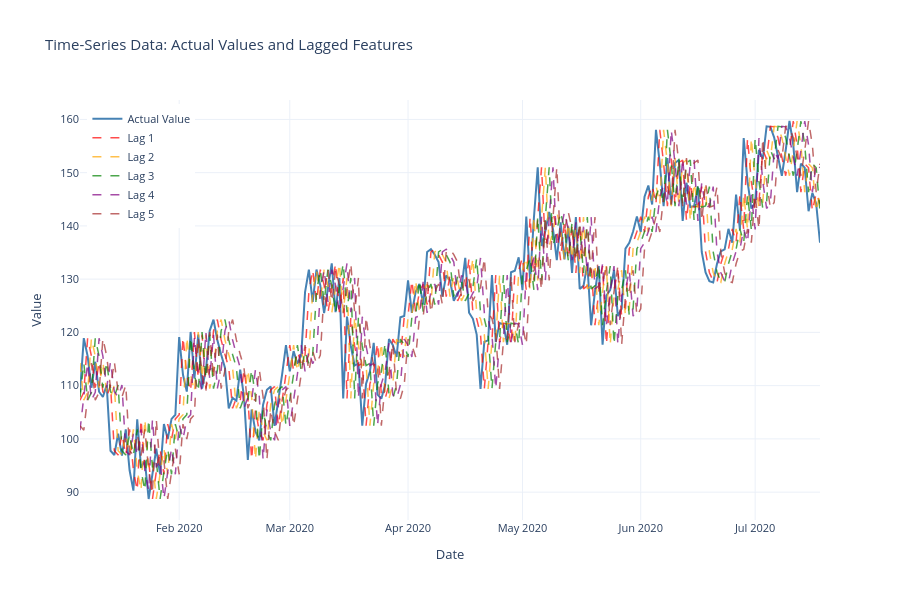

The cell this chart's notebook holds for it:
### Code cell
import plotly.graph_objects as go

# Create figure
fig = go.Figure()

# Plot actual values
fig.add_trace(go.Scatter(
    x=data_features.index,
    y=data_features['value'],
    mode='lines',
    name='Actual Value',
    line=dict(color='steelblue', width=2)
))

# Plot lagged features
colors = ['red', 'orange', 'green', 'purple', 'brown']
for i in range(1, lag_value + 1):
    fig.add_trace(go.Scatter(
        x=data_features.index,
        y=data_features[f'lag_{i}'],
        mode='lines',
        name=f'Lag {i}',
        line=dict(color=colors[i-1], width=1.5, dash='dash'),
        opacity=0.7
    ))

# Update layout
fig.update_layout(
    title='Time-Series Data: Actual Values and Lagged Features',
    xaxis_title='Date',
    yaxis_title='Value',
    hovermode='x unified',
    height=600,
    template='plotly_white',
    font=dict(size=11),
    legend=dict(
        yanchor='top',
        y=0.99,
        xanchor='left',
        x=0.01
    )
)

fig.show()

### Figure 1 — Plotly figure (JSON) as saved in the notebook; plotly's stock layout.template omitted (floating-point values rounded to 4 significant figures; data arrays with more than 128 entries replaced by an {"elided": "..."} marker saying what was removed)
{"data": [{"line": {"color": "steelblue", "width": 2}, "mode": "lines", "name": "Actual Value", "type": "scatter", "x": {"elided": "195 str values"}, "y": {"elided": "195 float values"}}, {"line": {"color": "red", "dash": "dash", "width": 1.5}, "mode": "lines", "name": "Lag 1", "opacity": 0.7, "type": "scatter", "x": {"elided": "195 str values"}, "y": {"elided": "195 float values"}}, {"line": {"color": "orange", "dash": "dash", "width": 1.5}, "mode": "lines", "name": "Lag 2", "opacity": 0.7, "type": "scatter", "x": {"elided": "195 str values"}, "y": {"elided": "195 float values"}}, {"line": {"color": "green", "dash": "dash", "width": 1.5}, "mode": "lines", "name": "Lag 3", "opacity": 0.7, "type": "scatter", "x": {"elided": "195 str values"}, "y": {"elided": "195 float values"}}, {"line": {"color": "purple", "dash": "dash", "width": 1.5}, "mode": "lines", "name": "Lag 4", "opacity": 0.7, "type": "scatter", "x": {"elided": "195 str values"}, "y": {"elided": "195 float values"}}, {"line": {"color": "brown", "dash": "dash", "width": 1.5}, "mode": "lines", "name": "Lag 5", "opacity": 0.7, "type": "scatter", "x": {"elided": "195 str values"}, "y": {"elided": "195 float values"}}], "layout": {"font": {"size": 11}, "height": 600, "hovermode": "x unified", "legend": {"x": 0.01, "xanchor": "left", "y": 0.99, "yanchor": "top"}, "title": {"text": "Time-Series Data: Actual Values and Lagged Features"}, "xaxis": {"title": {"text": "Date"}}, "yaxis": {"title": {"text": "Value"}}}}
